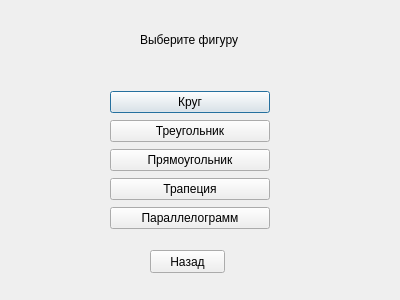
<?xml version="1.0" encoding="UTF-8"?>
<ui version="4.0">
 <class>FigureChoice</class>
 <widget class="QDialog" name="FigureChoice">
  <property name="geometry">
   <rect>
    <x>0</x>
    <y>0</y>
    <width>400</width>
    <height>300</height>
   </rect>
  </property>
  <property name="windowTitle">
   <string>Dialog</string>
  </property>
  <widget class="QWidget" name="verticalLayoutWidget">
   <property name="geometry">
    <rect>
     <x>110</x>
     <y>90</y>
     <width>160</width>
     <height>141</height>
    </rect>
   </property>
   <layout class="QVBoxLayout" name="verticalLayout">
    <item>
     <widget class="QPushButton" name="pushButton">
      <property name="text">
       <string>Круг</string>
      </property>
     </widget>
    </item>
    <item>
     <widget class="QPushButton" name="pushButton_2">
      <property name="text">
       <string>Треугольник</string>
      </property>
     </widget>
    </item>
    <item>
     <widget class="QPushButton" name="pushButton_4">
      <property name="text">
       <string>Прямоугольник</string>
      </property>
     </widget>
    </item>
    <item>
     <widget class="QPushButton" name="pushButton_3">
      <property name="text">
       <string>Трапеция</string>
      </property>
     </widget>
    </item>
    <item>
     <widget class="QPushButton" name="pushButton_5">
      <property name="text">
       <string>Параллелограмм</string>
      </property>
     </widget>
    </item>
   </layout>
  </widget>
  <widget class="QLabel" name="label">
   <property name="geometry">
    <rect>
     <x>140</x>
     <y>30</y>
     <width>121</width>
     <height>20</height>
    </rect>
   </property>
   <property name="text">
    <string>Выберите фигуру </string>
   </property>
  </widget>
  <widget class="QPushButton" name="pushButton_6">
   <property name="geometry">
    <rect>
     <x>150</x>
     <y>250</y>
     <width>75</width>
     <height>23</height>
    </rect>
   </property>
   <property name="text">
    <string>Назад</string>
   </property>
  </widget>
 </widget>
 <resources/>
 <connections/>
</ui>
